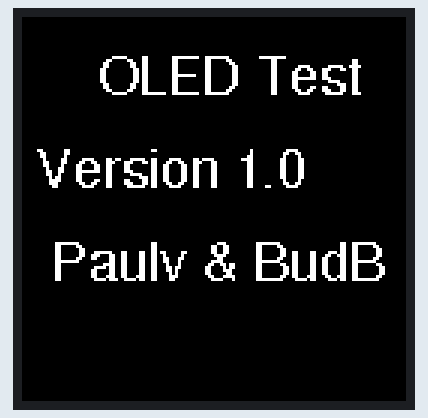
Simulated run of this sketch. Board: ESP32. Shown: 128×128 colour display. What the sketch prints to the serial monitor is not drawn.

Above: at 2.1 s.

Measured:
- what the display in image 0 shows lasts 5.0 s, from 2.0 s to 7.0 s

The sketch:

ESP32_OLED_Test_V1.ino
```cpp
/*
 * This sketch runs only on an ESP32 DevKit1
 * Other devkits or types may have different pin-outs and several only have one core.
 *
 * This sketch is used to test the OLED screen and also to help position it within
 * the hole on the face plate.
 * It also helps to set the orientation just in case it needs to be rotated.
 * The visible area of the OLED pixels is 27x27mm.
 *
 * To secure the OLED board, use the studs with an extra 2mm ring such that the glass
 * of the OLED itself does not touch the face plate. It may otherwise crack the glass.
 * Run this program so you can see the dimensions of the visible pixels on the OLED.
 * Position the OLED screen so that the whole display area is visible through the hole
 * in the face plate. You can use tape to temporarily secure it in position.
 *
 * The next step is to use either glue or solder to fix the extension studs to the
 * face plate solder pads.
 *
 * Paulv July 2024
 */

#include <arduino.h> // Just in case I use some Arduino specific functionality
#include <Adafruit_SSD1351.h> // 128x128 RGB OLED display
#include <Adafruit_GFX.h> // needed for OLED display
#include <Fonts/FreeSans18pt7b.h> // display fonts used for V and A digits
#include <Fonts/FreeSans9pt7b.h> // display fonts used for the rest
#include <SPI.h>  // communication method for the OLED display


const String FW_VERSION = "1.0";    // initial version - stripped from main firmware


#define DC 16           // OLED DC
#define RES 17          // OLED RES
#define CS 5            // OLED CS
#define SCL 18          // OLED SCL
#define SDA 23          // OLED SDA/MOSI


// SSD1531 OLED Screen dimensions
#define SCREEN_WIDTH  128
#define SCREEN_HEIGHT 128 // Change this to 96 for 1.27" OLED.

// Use the hardware SPI pins to communicate with the OLED display
Adafruit_SSD1351 tft =
            Adafruit_SSD1351(
              SCREEN_WIDTH,
              SCREEN_HEIGHT,
              &SPI, // For an ESP32 SCL(VSPI_CLK) = GPIO18 and sid/mosi (VSPI_MOSI) = GPIO23
              CS,   // ESP32 (VSPI_CS0) = GPIO5
              DC,   // any pin
              RES   // any pin
            );

// OLED display vertical line positions, down from the top
#define v_line 25    // Volt line
#define a_line 56    // Amp line
#define p_line 58    // Mode + Power line
#define s_line 87    // Set line + Set suffix
#define m_line 106   // DAC/Menu/Status/Temp line

#define line_1   0 // line position in pixels
#define line_2  20
#define line_3  40
#define line_4  60
#define line_5  80
#define line_6  100

// Horizontal starting positions for the FreeSans18pt large digits
#define ldigit_1 6  // 10.000 or 100.00
#define ldigit_2 25 // 1.000
#define sdigit_6 114 // V, A en W suffix position

// Horizontal starting positions for the FreeSans9pt digits
#define digit_0 0
#define digit_1 10
#define digit_2 20
#define digit_3 30
#define digit_4 40
#define digit_5 50
#define digit_6 60
#define digit_7 70
#define digit_8 80
#define digit_9 90
#define digit_10 100

// OLED Color definitions
#define BLACK     0x0000
#define BLUE      0x001F
#define L_BLUE    0x0010
#define RED       0xF800
#define BR_RED	  0xF810
#define GREEN     0x07E0
#define DK_GREEN  0x03E0
#define CYAN      0x07FF
#define ORANGE    0xFD20
#define MAGENTA   0xF81F
#define YELLOW    0xFFE0
#define WHITE     0xFFFF
#define L_GREY    0xC618 // 0x8410
#define D_GREY    0x7BEF // 0x4208
#define GR_YELLOW 0xAFE5


/*
 * Forward Function Declarations
 */

void oled_test(); // setup for measurements


/*
 * The initial setup code
 */
void setup(void) {
  Serial.begin(9600); // battery test must have 9600 Bd, debugging can be done at 15200 Bd (download speed is unaffected)
  while (!Serial);
  vTaskDelay(2000 / portTICK_PERIOD_MS);
  Serial.print("\n\r\n\rOLED Test - Version ");
  Serial.println(FW_VERSION);

  // setup the OLED display
  Serial.println("starting tft");
  tft.begin();
  tft.setRotation(0); // rotate the display if needed (0=0 dgs 1=90, 2=180, 3=270)
  oled_test(); // splash screen

}


/*
 * Initial setup for the OLED, show welcome message
 */
void oled_test() {
  Serial.print("oled prep ");
  // clear the screen
  tft.fillScreen(BLACK);
  // display welcome msg with credits
  tft.setTextColor(WHITE);
  tft.setFont(&FreeSans9pt7b);
  tft.setTextSize(1);
  tft.setCursor(digit_2, v_line);
  tft.print(" OLED Test");
  tft.setCursor(digit_0+5, a_line);
  tft.print("Version");
  tft.setCursor(digit_7, a_line); // from left side, down
  tft.print(FW_VERSION); // send to OLED display
  tft.setCursor(digit_1, s_line); // from left side, down
  tft.print("Paulv & BudB"); // send to OLED display
  vTaskDelay(5000 / portTICK_PERIOD_MS); // show it for 5 seconds

  tft.fillScreen(WHITE);

  // configuration help; de-activate when done
  // set the outside corner indicators by using one pixel
  // tft.drawPixel(0, 0, WHITE);
  // tft.drawPixel(0, 127, WHITE);
  // tft.drawPixel(127, 0, WHITE);
  // tft.drawPixel(127, 127, WHITE);
  //vTaskDelay(2000 / portTICK_PERIOD_MS); // show it for 2 seconds
  //tft.fillScreen(BLACK);
  Serial.println("done...");
}


void loop() {
  // not used
}

// -- END OF FILE --
```
